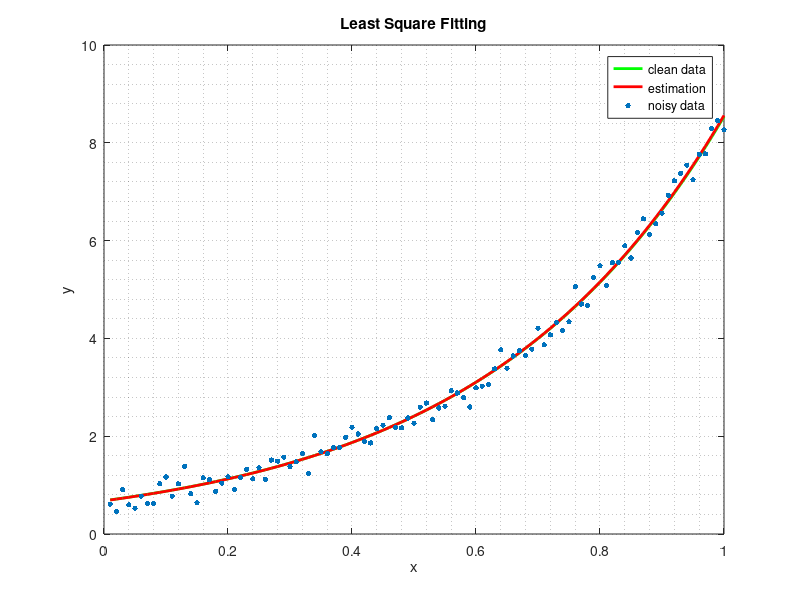

The MATLAB script that drew this image:
clear;clc;close all;

%Author: Uğur ÜN
%Date  : 30 Oct 2024

#y = A*exp(b*t)
A = 0.68;
b = 2.53;
std = 0.18;
x = 0.01:0.01:1;
n = length(x);


#clean data generation
clean_data = A*exp(b*x);

#noisy data generation
y = clean_data + std*randn(1,n); #+ std*randn(1:n);

#LSE
aa = (sum (x'.^2 .* y') * sum(y'.*log(y')) - sum(x'.*y') * sum(x'.*y'.*log(y'))) / (sum(y')* sum(x'.^2.*y') -  sum((x' .* y'))^2);
aa = exp(aa);
bb = (sum(y')*sum(x'.*y'.*log(y')) - sum(x'.*y')*sum(y'.*log(y'))) /  (sum(y')* sum(x'.^2.*y') -  sum((x' .* y'))^2);
est_data = aa*exp(bb*x);

#plots
figure(1)
plot(x, clean_data, 'g', 'LineWidth',2);hold on;
plot(x, est_data, 'r', 'LineWidth',2);hold on;
scatter(x, y,15,'filled','b');
title('Least Square Fitting');
xlabel('x');ylabel('y');
legend('clean data','estimation','noisy data');
grid minor;


